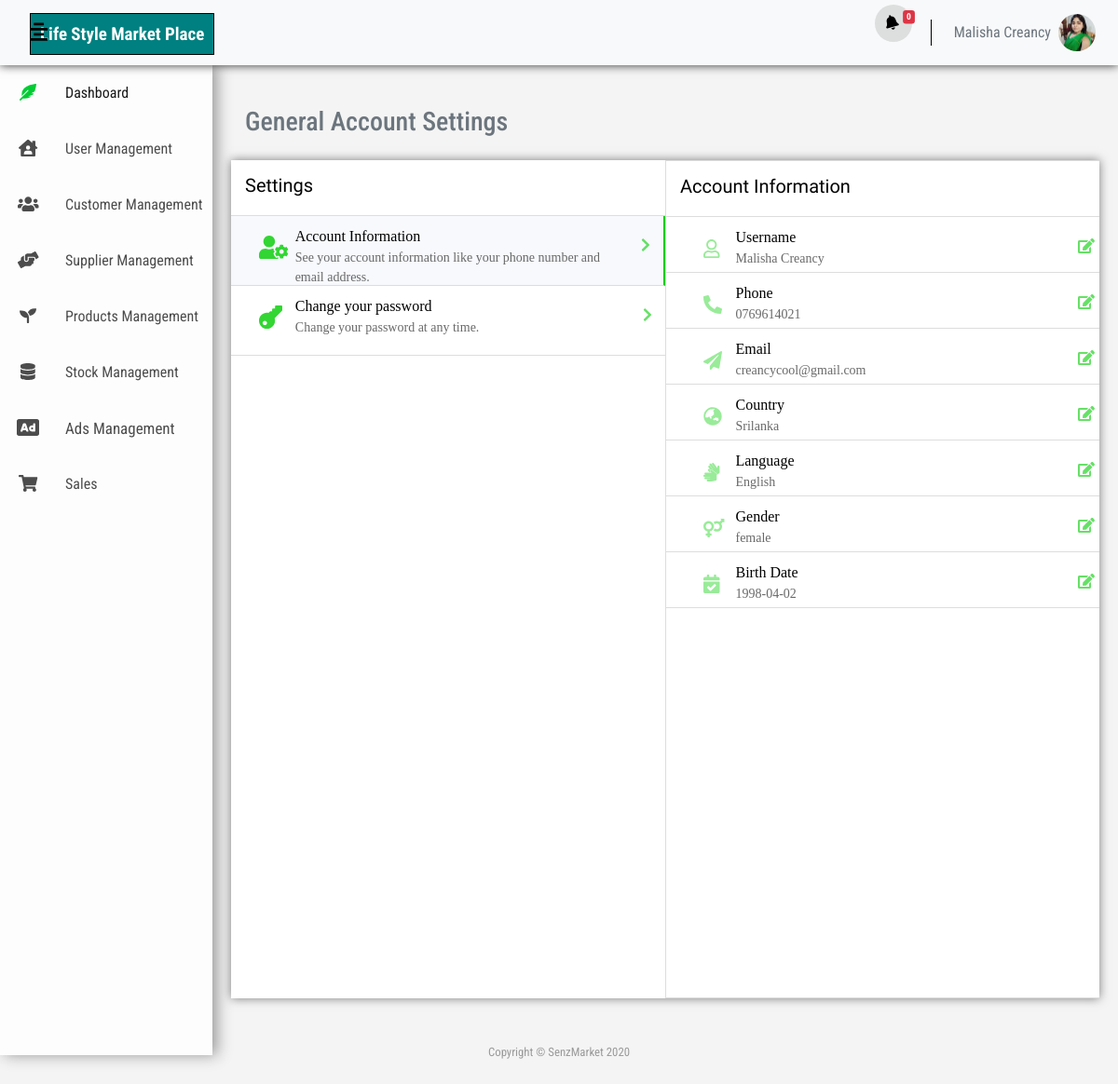
The app's page /settings.php (signed in) with its own data.
### tables this page shows
CREATE TABLE `user` (
  `user_id` int(11) NOT NULL,
  `user_name` varchar(100) NOT NULL,
  `user_fname` varchar(100) NOT NULL,
  `user_lname` varchar(100) NOT NULL,
  `user_dob` date NOT NULL,
  `user_address` varchar(500) NOT NULL,
  `user_gender` varchar(20) NOT NULL,
  `user_nic` varchar(100) NOT NULL,
  `user_email` varchar(100) NOT NULL,
  `user_password` varchar(100) DEFAULT NULL,
  `user_cno1` varchar(20) NOT NULL,
  `user_cno2` varchar(20) NOT NULL,
  `user_img` varchar(500) NOT NULL DEFAULT 'IMG-6097c453cec5e1.36388049.jpg',
  `user_country` varchar(255) NOT NULL,
  `user_language` varchar(255) NOT NULL,
  `user_reg_date` datetime NOT NULL,
  `user_status` int(11) NOT NULL DEFAULT '1',
  `role_role_id` int(11) NOT NULL
);

### settings.php (the view, shortened to what this page needs)
<?php
include("./header.php");
function settingsUpdateUser() {
    $conn = ControlDB::getconnect();
    $current_user = $_SESSION['user']['user_id'];
    $sql = "SELECT * FROM user WHERE user_id = '$current_user'";
    $result = $conn->query($sql) or die($conn->error);
    return $result;
}
?>
<link rel="stylesheet" type="text/css" href="css/settings.css">
<div class="wrapper">
    <div class="sidebar">
        <div class="sidebar-menu">
            <li class="item">
                <a href="index.php" data-toggle="tooltip" title="Dashboard" data-placement="left" class="profile-menu-btn">
                    <i class="fas fa-feather-alt"></i><span>Dashboard</span>
                </a>
            </li>
            <li class="item">
                <a href="in_users.php" data-toggle="tooltip" title="User Management" data-placement="left" class="menu-btn">
                    <i class="fas fa-house-user"></i><span>User Management</span>
                </a>
            </li>
            <li class="item">
                <a href="ex_users.php" data-toggle="tooltip" title="Customer Management" data-placement="left" class="menu-btn">
                    <i class="fas fa-users"></i><span>Customer Management</span>
                </a>
            </li>
            <li class="item">
                <a href="supplier-management.php" data-toggle="tooltip" title="Customer Management" data-placement="left" class="menu-btn">
                    <i class="fas fa-hands-helping"></i><span>Supplier Management</span>
                </a>
            </li>
            <li class="item">
                <a href="product.php" data-toggle="tooltip" title="Products Management" data-placement="left" class="menu-btn">
                    <i class="fas fa-seedling"></i><span>Products Management</span>
                </a>
            </li>
            <li class="item">
                <a href="stock-management.php" data-toggle="tooltip" title="Products Management" data-placement="left" class="menu-btn">
                    <i class="fas fa-database"></i><span>Stock Management</span>
                </a>
            </li>
            <li class="item">
                <a href="ads-mgmt.php" data-toggle="tooltip" title="Ads Management" data-placement="left" class="menu-btn">
                    <i class="fas fa-ad fa-lg"></i></i><span style="font-size: 17px;">Ads Management</span>
                </a>
            </li>
            <li class="item">
                <a href="sales.php" data-toggle="tooltip" title="Sales" data-placement="left" class="menu-btn">
                    <i class="fas fa-shopping-cart"></i><span>Sales</span>
                </a>
            </li>
        </div>
    </div>
    <div class="content">
        <div class="container-fluid">
            <div class="d-sm-flex align-items-center justify-content-between mb-4">
                <h1 class="h3 mb-0 text-secondary">General Account Settings</h1>
            </div>
            <div class="row settings-row">
                <div class="col-md-6 card-settings-left">
                    <div class="settings-header">
                        <h5 class="title">Settings</h5>
                    </div>
                    <div class="settings-body">
                        <a class="tab" onclick="tabs(0)" href="#">
                            <div class="row  body-info active">
                                <div class="col-1 settings-main-icon"><i class="fas fa-user-cog"></i></div>
                                <div class="col-10 settings-content">
                                    <span>Account Information</span>
                                    <p>See your account information like your phone number and email address.</p>
                                </div>
                                <div class="col-1 settings-btn-arrow"><i class="fas fa-chevron-right"></i></div>
                            </div>
                        </a>
                    </div>
                    <div class="settings-body">
                        <a class="tab" onclick="tabs(1)" href="#">
                            <div class="row body-info">
                                <div class="col-1 settings-main-icon"><i class="fas fa-key fa-rotate-180"></i></div>
                                <div class="col-10 settings-content">
                                    <span>Change your password</span>
                                    <p>Change your password at any time.</p>
                                </div>
                                <div class="col-1 settings-btn-arrow"><i class="fas fa-chevron-right"></i></div>
                            </div>
                        </a>
                    </div>
                </div>
                <div class="col-md-6 card-settings-right">
                    <div class="info tabShow">
                        <div class="settings-header">
                            <h5 class="title">Account Information</h5>
                        </div>
                        <div class="settings-body">
                            <?php
                            $result = settingsUpdateUser();
                            while ($row = mysqli_fetch_array($result)) {
                                ?>
                                <div id="accordion">
                                    <form action="_settingsUser.php" method="POST">
                                        <a class="card-link" data-toggle="collapse" href="#uname">
                                            <div class="row body-info-r">
                                                <div class="col-1 settings-main-icon"><i class="far fa-user"></i> </div>
                                                <div class="col-10 settings-content">
                                                    <span>Username</span>
                                                    <p><?php echo $row['user_name'] ?></p>
                                                </div>
                                                <div class="col-1 settings-btn-arrow"><i class="fas fa-edit"></i></div>
                                            </div>
                                        </a>
                                        <a class="card-link" data-toggle="collapse" href="#uphone">
                                            <div class="row body-info-r">
                                                <div class="col-1 settings-main-icon"><i class="fas fa-phone-alt"></i></div>
                                                <div class="col-10 settings-content">
                                                    <span>Phone</span>
                                                    <p><?php echo $row['user_cno1'] ?></p>
                                                </div>
                                                <div class="col-1 settings-btn-arrow"><i class="fas fa-edit"></i></div>
                                            </div>
                                        </a>
                                        <a class="card-link" data-toggle="collapse" href="#uemail">
                                            <div class="row body-info-r">
                                                <div class="col-1 settings-main-icon"><i class="fas fa-paper-plane"></i></div>
                                                <div class="col-10 settings-content">
                                                    <span>Email</span>
                                                    <p><?php echo $row['user_email'] ?></p>
                                                </div>
                                                <div class="col-1 settings-btn-arrow"><i class="fas fa-edit"></i></div>
                                            </div>
                                        </a>
                                        <a class="card-link" data-toggle="collapse" href="#ucountry">
                                            <div class="row body-info-r">
                                                <div class="col-1 settings-main-icon"><i class="fas fa-globe-asia"></i></div>
                                                <div class="col-10 settings-content">
                                                    <span>Country</span>
                                                    <p><?php echo $row['user_country'] ?></p>
                                                </div>
                                                <div class="col-1 settings-btn-arrow"><i class="fas fa-edit"></i></div>
                                            </div>
                                        </a>
                                        <a class="card-link" data-toggle="collapse" href="#ulanguage">
                                            <div class="row body-info-r">
                                                <div class="col-1 settings-main-icon"><i class="fas fa-sign-language"></i></div>
                                                <div class="col-10 settings-content">
                                                    <span>Language</span>
                                                    <p><?php echo $row['user_language'] ?></p>
                                                </div>
                                                <div class="col-1 settings-btn-arrow"><i class="fas fa-edit"></i></div>
                                            </div>
                                        </a>
                                        <a class="card-link" data-toggle="collapse" href="#ugender">
                                            <div class="row body-info-r">
                                                <div class="col-1 settings-main-icon"><i class="fas fa-venus-mars"></i></div>
                                                <div class="col-10 settings-content">
                                                    <span>Gender</span>
                                                    <p><?php echo $row['user_gender'] ?></p>
                                                </div>
                                                <div class="col-1 settings-btn-arrow"><i class="fas fa-edit"></i></div>
                                            </div>
                                        </a>
                                        <a class="card-link" data-toggle="collapse" href="#udob">
                                            <div class="row body-info-r">
                                                <div class="col-1 settings-main-icon"><i class="fas fa-calendar-check"></i></div>
                                                <div class="col-10 settings-content">
                                                    <span>Birth Date</span>
                                                    <p><?php echo $row['user_dob'] ?></p>
                                                </div>
                                                <div class="col-1 settings-btn-arrow"><i class="fas fa-edit"></i></div>
                                            </div>
                                        </a>
                                    </form>
                                </div>
                            </div>
                        </div>
                    </div>
                <?php } ?>
            </div>
        </div>
    </div>
    <?php include("./footer.php"); ?>

### header.php (shortened to what this page needs)
<?php
function profileUserPic() {
    $conn = ControlDB::getconnect();
    $current_user = $_SESSION['user']['user_id'];
    $sql = "SELECT * FROM user WHERE user_id = '$current_user'";
    $result = $conn->query($sql) or die($conn->error);
    return $result;
}
?>
<!DOCTYPE html>
<html>
    <head>
        <link rel="stylesheet" type="text/css" href="vendor/bootstrap-4.5.0/css/bootstrap.css">
        <link rel="stylesheet" type="text/css" href="vendor/fontawesome-free/css/all.css">
        <link rel="stylesheet" type="text/css" href="vendor/fontawesome-free/css/all.min.css">
        <link href="https://cdn.jsdelivr.net/gh/gitbrent/bootstrap4-toggle@3.6.1/css/bootstrap4-toggle.min.css" rel="stylesheet">
        <link rel="stylesheet" type="text/css" href="css/global.css">
        <link rel="stylesheet" type="text/css" href="css/navs.css">
    </head>
    <body>
        <nav class="navbar navbar-expand bg-light mb-4 topbar sticky-top">
            <a href="index.php" class="navbar-brand mb-3 senz">
                <div class="img-thumbnail border-0 senz">
                    <span class="logo-Text mb-4">Life Style Market Place</span>
                </div>
            </a>
            <div class="sidebar-btn ml-3">
                <i class="fas fa-align-center"></i>
            </div>
            <?php
            $conn = ControlDB::getconnect();
            $sql_seller = mysqli_query($conn, "SELECT * FROM seller WHERE seller_status = 1");
            $count_seller = mysqli_num_rows($sql_seller);
            ?>
            <ul class="navbar-nav ml-auto">
                <li class="nav-item dropdown no-arrow mx-1">
                    <a class="nav-link top-alert" href="#" id="alertsDropdown" role="button" data-toggle="dropdown" aria-haspopup="true" aria-expanded="false">
                        <i class="fas fa-bell fa-fw" data-fa-transform="rotate-345"></i>
                        <span class="badge badge-danger badge-counter"><?php echo $count_seller; ?></span>
                    </a>
                </li>
                <?php
                $result = profileUserPic();
                while ($row = mysqli_fetch_array($result)) {
                    ?>
                    <li class="nav-item dropdown no-arrow">
                        <a class="nav-link text-secondary" href="#" id="userDropdown" role="button" data-toggle="dropdown" aria-expanded="false">
                            <span class="mr-2 d-none d-lg-inline text-secondary "><?php echo $_SESSION['user']['user_fname'] . " " . $_SESSION['user']['user_lname']; ?></span>
                            <img class="img-profile rounded-circle" src="<?php echo './uploads/' . $row['user_img'] . '" width="100px;" height="100px;" alt="image"' ?>">
                        </a>
                    <?php } ?>
                </li>
            </ul>
        </nav>

### records on screen
user: user_img (picture), user_name "Malisha Creancy", user_cno1 "0769614021", user_email "creancycool@gmail.com", user_country "Srilanka", user_language "English", user_gender "female", user_dob "1998-04-02"

### other values on screen
$count_seller "0"
